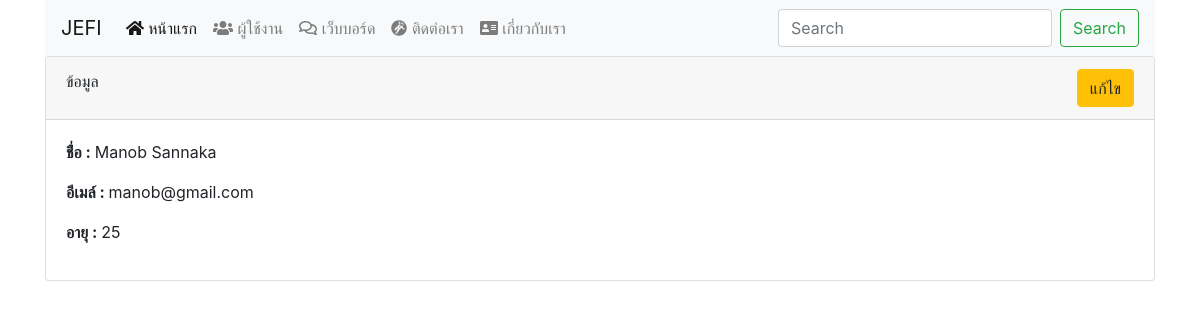
Page /user/show/2 on the earlier database version.
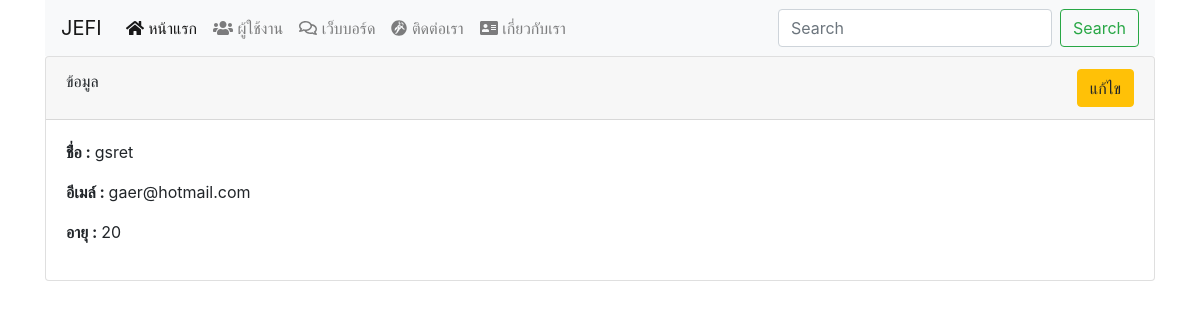
Same page on the later database version.
### tables this page shows
CREATE TABLE `users` (
  `user_id` int(11) NOT NULL,
  `fullname` varchar(50) NOT NULL,
  `email` varchar(50) NOT NULL,
  `age` int(11) NOT NULL,
  `created_at` datetime NOT NULL,
  `updated_at` datetime NOT NULL
);

### application/controllers/User.php (called while the page is built, shortened)
<?php
class User extends CI_Controller
{
    public function __construct()
    {
        $this->load->model('user_model');
 }
    public function show($userId = "")
    {
         $user = $this->user_model->getUserByID($userId);
         $data = [
             'user' => $user->row()
         ];
         $this->load->view('layout/header');
        $this->load->view('user/show', $data);
        $this->load->view('layout/footer');
    }
}

### index.php (called while the page is built, shortened)
<?php
require_once BASEPATH.'core/CodeIgniter.php';

### application/models/User_model.php (called while the page is built, shortened)
<?php
class User_model extends CI_Model
{
    public function getUserByID($userId)
    {
        $query = "SELECT * FROM users WHERE user_id = '$userId'";
        return $this->db->query($query);
    }
}

### application/views/user/show.php (the view)
<div class="card">
   <div class="card-header">ข้อมูล
       <div class="float-right"><a href="/user/edit/<?php echo $user->user_id?>" class="btn btn-warning">แก้ไข</a>
  </div>
   </div>
 <div class="card-body">
   <p><strong>ชื่่อ : </strong> <?php echo $user->fullname ?></p>
   <p><strong>อีเมล์ : </strong><?php echo $user->email ?></p>
   <p><strong>อายุ : </strong><?php echo $user->age ?></p>
 </div>
</div>

Differences in the rows shown:
changed users: fullname "Manob Sannaka" → "gsret"; email "manob@gmail.com" → "gaer@hotmail.com"; age "25" → "20"
